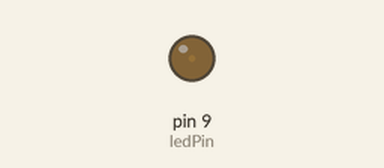
Bench run of a sketch on a simulated Arduino Uno, built with avr-gcc and run on an emulated ATmega328P. Parts: output pins drawn as LEDs (lit = HIGH).

Above: at 0.05 s.
At 1.15 s:
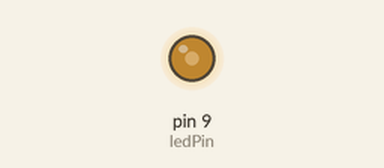
At 2.3 s:
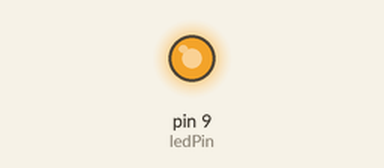
At 4.6 s:
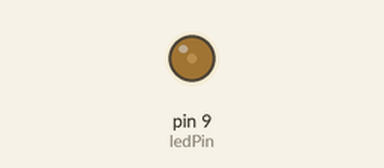
Timing chart, 0 to 6.7 s (numbered marks = the images above):
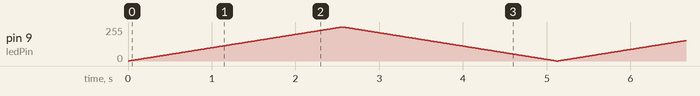

The sketch:

blink_led.ino
```cpp
#define ledPin 9

const int pause = 10;

void setup()
{
  pinMode(ledPin, OUTPUT);
}

void loop() {
  for (int brightness = 0; brightness <= 255; brightness++) {
    analogWrite(ledPin, brightness);
    delay(pause);
  }

  for (int brightness = 255; brightness >= 0; brightness--) {
    analogWrite(ledPin, brightness);
    delay(pause);
  }
}
```
